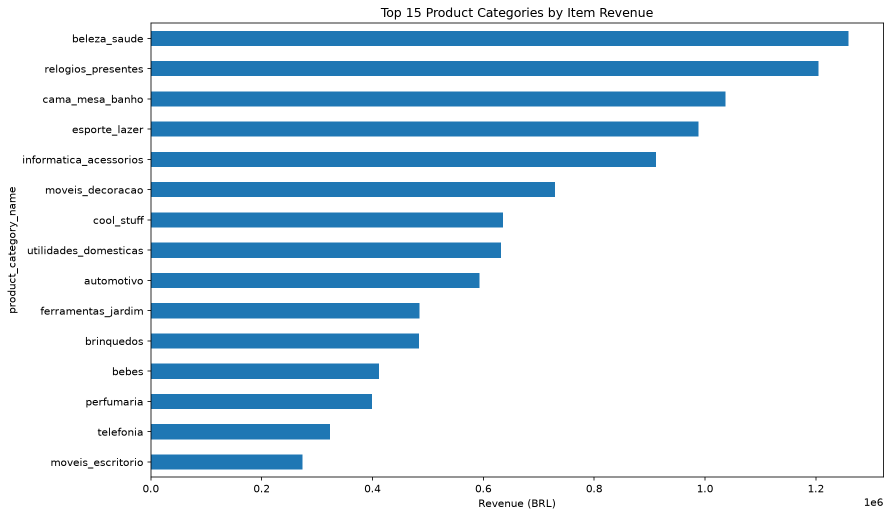
#> input picture reports/charts/category_revenue.png, 1781 x 1034 px (shown at 1/2 size)
$ python -i eda.py   (imports and definitions only)
#> lines starting #> are read from the running program, lines starting #| are printed output that depends on the picture
from pathlib import Path
import pandas as pd
import numpy as np
import matplotlib
# [1 line not run here, left out]
import matplotlib.pyplot as plt
import logging

BASE = Path(__file__).resolve().parent.parent
RAW = BASE / "data" / "raw"
PROCESSED = BASE / "data" / "processed"
REPORTS = BASE / "reports"
CHARTS = REPORTS / "charts"

# [4 lines not run here, left out]

FILES = {
    "customers": "olist_customers_dataset.csv",
    "items": "olist_order_items_dataset.csv",
    "payments": "olist_order_payments_dataset.csv",
    "reviews": "olist_order_reviews_dataset.csv",
    "orders": "olist_orders_dataset.csv",
    "products": "olist_products_dataset.csv",
    "sellers": "olist_sellers_dataset.csv",
    "geolocation": "olist_geolocation_dataset.csv"
}

# [39 lines left out: functions load_data, profile_data, not called in this run]

def prepare_data(data):
    orders = data["orders"].copy()
    items = data["items"].copy()
    payments = data["payments"].copy()
    reviews = data["reviews"].copy()
    products = data["products"].copy()
    customers = data["customers"].copy()
    sellers = data["sellers"].copy()

    date_columns = [
        "order_purchase_timestamp",
        "order_approved_at",
        "order_delivered_carrier_date",
        "order_delivered_customer_date",
        "order_estimated_delivery_date"
    ]

    for column in date_columns:
        if column in orders.columns:
            orders[column] = pd.to_datetime(
                orders[column], errors="coerce"
            )

    orders["purchase_month"] = (
        orders["order_purchase_timestamp"].dt.to_period("M").astype(str)
    )

    payment_summary = payments.groupby("order_id").agg(
        total_payment=("payment_value", "sum"),
        payment_installments=("payment_installments", "max"),
        payment_methods=("payment_type", "nunique")
    ).reset_index()

    review_summary = reviews.groupby("order_id").agg(
        review_score=("review_score", "mean"),
        review_count=("review_score", "count")
    ).reset_index()

    order_analysis = orders.merge(
        customers[["customer_id", "customer_state"]],
        on="customer_id", how="left"
    )

    order_analysis = order_analysis.merge(
        payment_summary, on="order_id", how="left"
    )

    order_analysis = order_analysis.merge(
        review_summary, on="order_id", how="left"
    )

    if "order_delivered_customer_date" in orders.columns:
        order_analysis["delivery_days"] = (
            order_analysis["order_delivered_customer_date"] -
            order_analysis["order_purchase_timestamp"]
        ).dt.total_seconds() / 86400

    order_analysis["delivery_delay_days"] = (
        order_analysis["order_delivered_customer_date"] -
        order_analysis["order_estimated_delivery_date"]
    ).dt.total_seconds() / 86400

    order_analysis.to_csv(
        PROCESSED / "order_analysis.csv", index=False
    )

    product_items = items.merge(
        products[["product_id", "product_category_name"]],
        on="product_id", how="left"
    )

    product_items = product_items.merge(
        sellers[["seller_id", "seller_state"]],
        on="seller_id", how="left"
    )

    product_items.to_csv(
        PROCESSED / "product_analysis.csv", index=False
    )

    return orders, items, payments, reviews, order_analysis, product_items

# [205 lines left out: functions save_chart, create_visualizations, generate_insights, main, not called in this run]

# [2 lines not run here, left out]

>>> import cv2
>>> picture = cv2.imread('../reports/charts/category_revenue.png', cv2.IMREAD_GRAYSCALE)
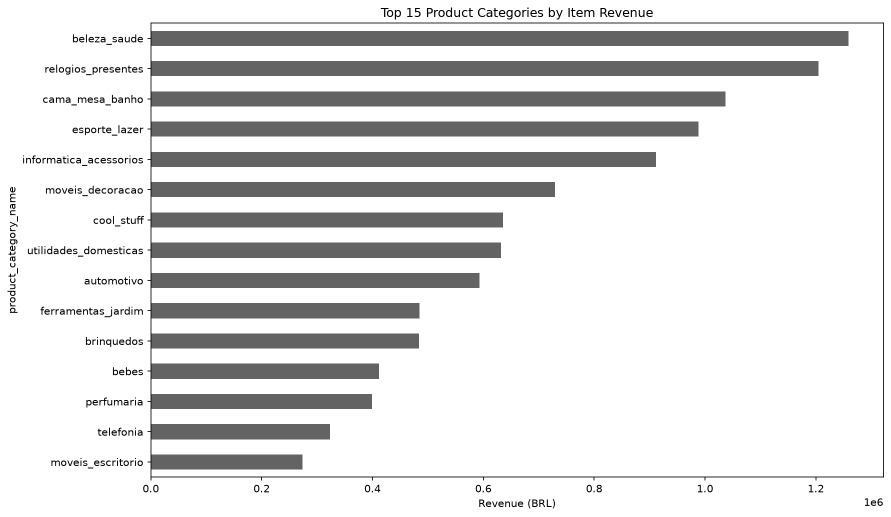
#> picture: shape (1034, 1781) (shown at 1/2 size); min 0, max 255, mean 222.3
#> (the run stopped early here; a loop or call above may not have finished)

$ run again, on reports/charts/customer_states.png
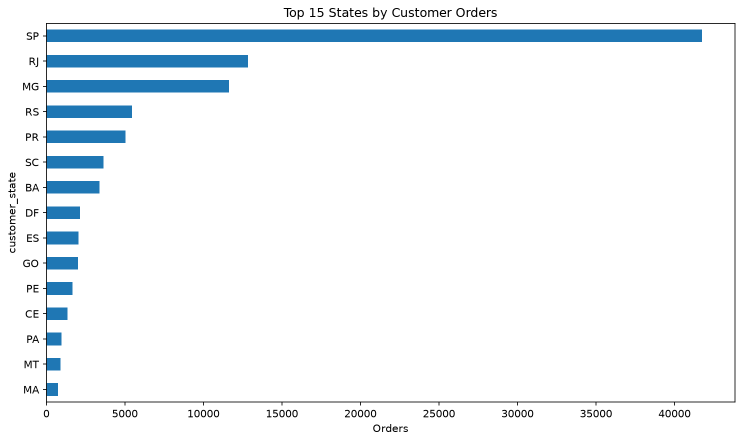
#> input picture reports/charts/customer_states.png, 1484 x 884 px (shown at 1/2 size)
#> `picture = cv2.imread('../reports/charts/category_revenue.png', cv2.IMR..`:
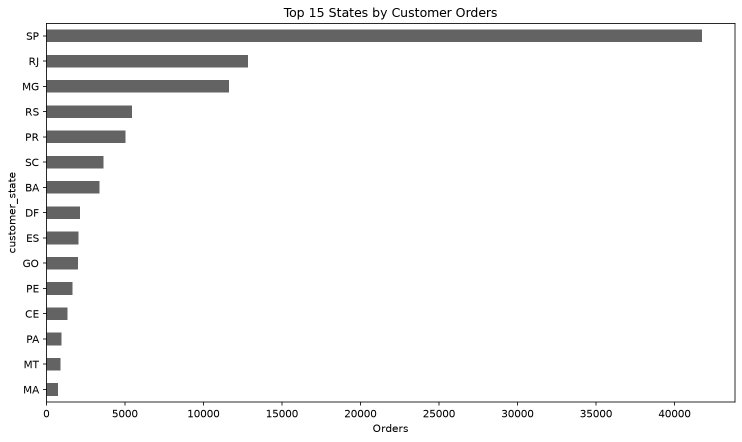
#> picture: shape (884, 1484) (shown at 1/2 size); min 0, max 255, mean 243.1

$ run again, on reports/charts/delivery_distribution.png
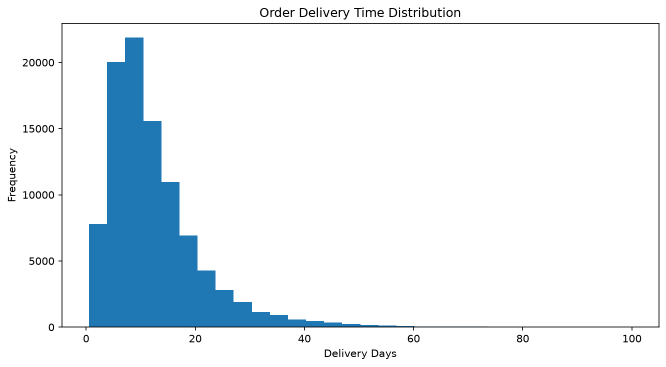
#> input picture reports/charts/delivery_distribution.png, 1332 x 734 px (shown at 1/2 size)
#> `picture = cv2.imread('../reports/charts/category_revenue.png', cv2.IMR..`:
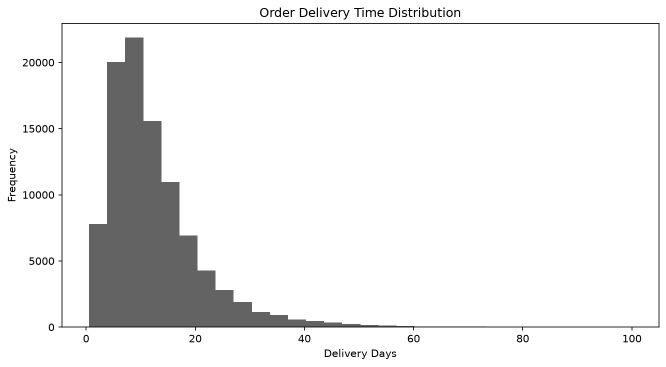
#> picture: shape (734, 1332) (shown at 1/2 size); min 0, max 255, mean 237.4
